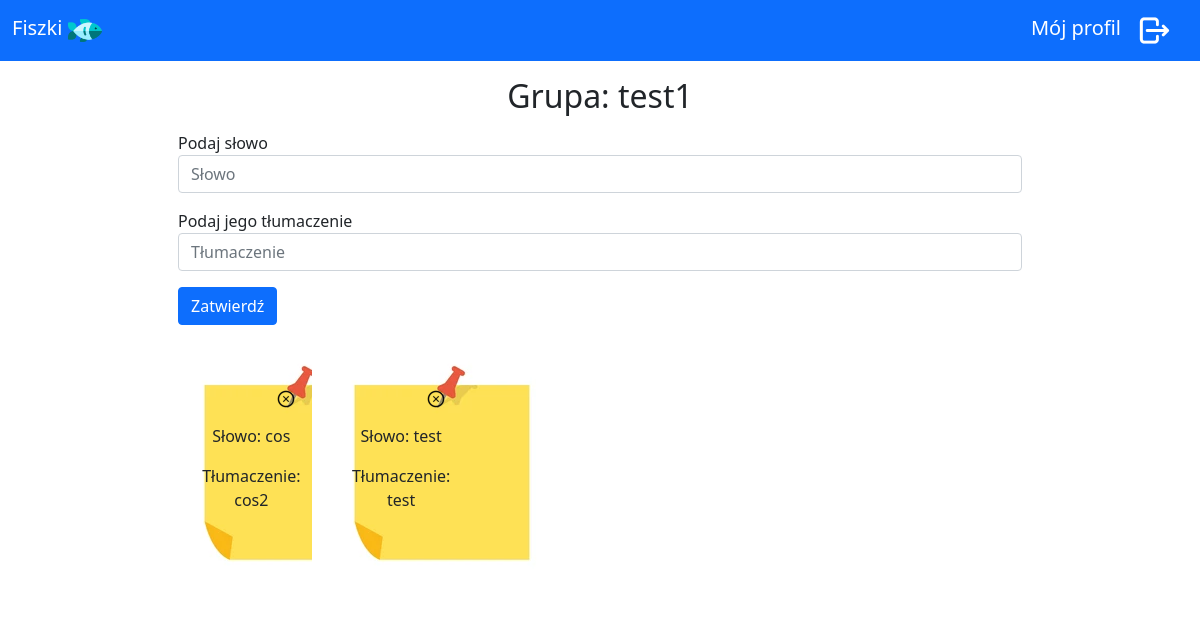
Before: /group/1 (signed in) with the older database file.
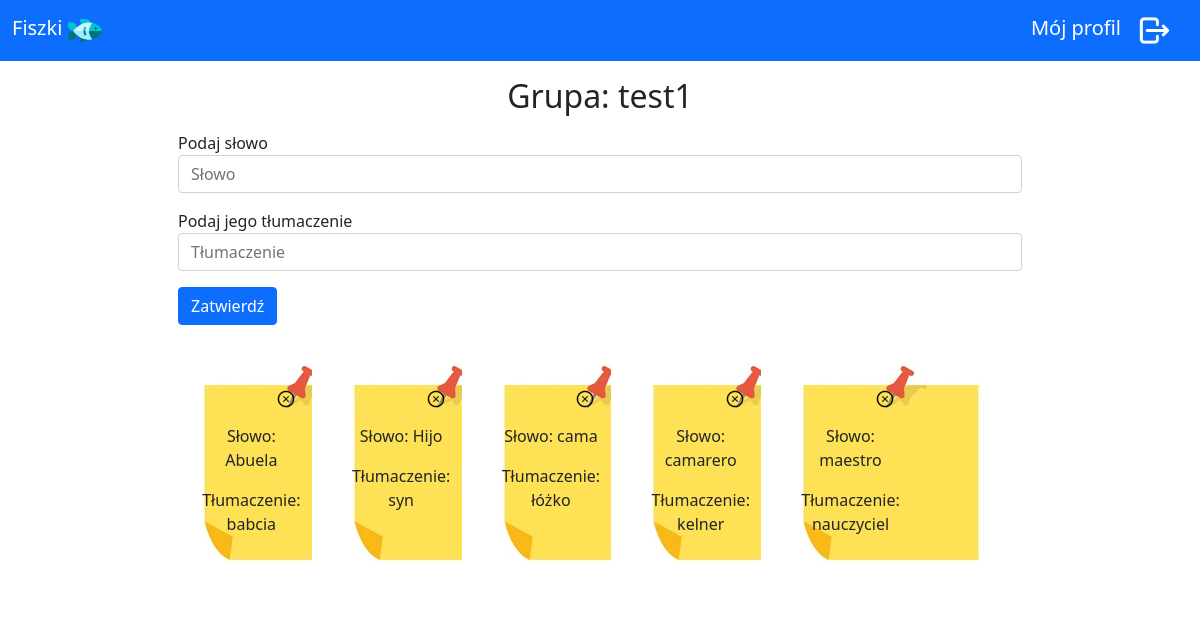
After: the same page with the newer database file.
### pjf/models.py (models this page shows)
class groups(db.Model):
    id = db.Column("id", db.Integer, primary_key=True)
    name = db.Column(db.String(60))
    lang = db.Column(db.String(60))
    completion = db.Column(db.Integer, default=0)
    user_id = db.Column(db.Integer, db.ForeignKey("users.id"))
    card = db.relationship("cards", backref="group", lazy=True)
    lesson = db.relationship("lessons", backref="group", lazy=True)

class cards(db.Model):
    id = db.Column("id", db.Integer, primary_key=True)
    word = db.Column(db.String(60))
    translation = db.Column(db.String(60))
    group_id = db.Column(db.Integer, db.ForeignKey("groups.id"))

### pjf/collection/routes.py (the view)
@collection.route("/group/<group>", methods=["GET", "POST"])
def group_page(group):
    if "logged_in" not in session:
        return redirect(url_for("user.login_page"))
    if request.method == "POST":
        word = request.form["word"]
        translation = request.form["translation"]
        if word == "" or translation == "":
            if word == '':
                session['form_error'] = "word"
            else:
                session['form_error'] = "translation"
        else:
            new_card = cards(word=word, translation=translation, group_id=group)
            db.session.add(new_card)
            db.session.commit()
        return redirect(url_for("collection.group_page", group=group))
    else:
        group_cards = cards.query.filter_by(group_id=group).all()
        if 'form_error' in session:
            error = session['form_error']
            flash("To pole nie może być puste")
            session.pop('form_error')
        else:
            error = ''
        group_name = groups.query.filter_by(id=group).first().name
        return render_template("group.html", group=group, error=error, cards=group_cards, group_name=group_name)

### pjf/templates/group.html (shortened to what this page needs)
{% extends "base.html" %}
{% block content %}
    <div class="container-fluid">
        <h2 class="text-center">Grupa: {{group_name}}</h2>
        <form action="#" method="post">
          <div class="form-group mt-3">
            <label for="form-word"
                >
                Podaj słowo</label>
            <input type="text"
               {% if error == 'word' %}
                    class="form-control border border-danger"
               {% else %}
                    class="form-control"
               {% endif %}
               id="form-word" name="word" placeholder="Słowo">
          </div>
          <div class="form-group mt-3">
            <label for="passwordInput"
              >Podaj jego tłumaczenie</label>
            <input
                type="text"
                {% if error == 'translation' %}
                    class="form-control border border-danger"
                {% else %}
                    class="form-control"
                {% endif %}
                id="passwordInput"
                name="translation"
                placeholder="Tłumaczenie"
              >
          </div>
          <button type="submit" class="btn btn-primary mt-3">Zatwierdź</button>
        </form>
    </div>
    {% if cards %}
         <div class="row justify-content-start flex-wrap">
            {% for card in cards %}
            <div class="p-0 m-2 position-relative" style="width: 15%">
                <a class="position-absolute text-decoration-none text-dark" href="/delete_card/{{card.id}}" style="top:20%; right: 0%">
                    <img src="{{url_for('static', filename='images/close_icon.png')}}"/>
                </a>
                <img src="{{url_for('static', filename='images/sticky_note.png')}}"/>
                <div class="position-absolute text-center " style="top:35%; left: 30%">
                    <p>Słowo: {{card.word}} </p>
                    <p>Tłumaczenie: {{card.translation}}</p>
                </div>
            </div>
            {% endfor %}
        </div>
    {% endif %}
{% endblock %}

### pjf/templates/base.html (shortened to what this page needs)
<!DOCTYPE html>
<html lang="en">
<head>
    <link href="https://cdn.jsdelivr.net/npm/bootstrap@5.0.2/dist/css/bootstrap.min.css" rel="stylesheet">
    <link rel="stylesheet" href="{{url_for('static', filename='styles/style.css')}}">
</head>
<body>
    <nav class="navbar navbar-dark bg-primary">
      <div class="container-fluid">
        <a class="navbar-brand" href="/">Fiszki  <img src="{{url_for('static', filename='images/logo.png')}}" width="6%"/></a>
          {% if session["logged_in"]%}
              <div class="d-inline-flex justify-content-end">
                <a class="navbar-brand" href="/login">Mój profil</a>
                <a class="navbar-brand mw-100" href="/logout"><img src="{{url_for('static', filename='images/logout_icon.png')}}"/></a>
              </div>
          {% else %}
              <div>
                <a class="navbar-brand" href="/login">Logowanie</a>
                <a class="navbar-brand" href="/sign_up">Rejestracja</a>
              </div>
          {% endif %}
      </div>
    </nav>
    <div class="container-fluid  w-75 p-3">
        {% block content %}
        {% endblock %}
    </div>
</body>
</html>

Changed rows visible on the page:
removed cards: word "cos", translation "cos2"
removed cards: word "test", translation "test"
added cards: word "Abuela", translation "babcia"
added cards: word "Hijo", translation "syn"
added cards: word "cama", translation "łóżko"
added cards: word "camarero", translation "kelner"
added cards: word "maestro", translation "nauczyciel"
